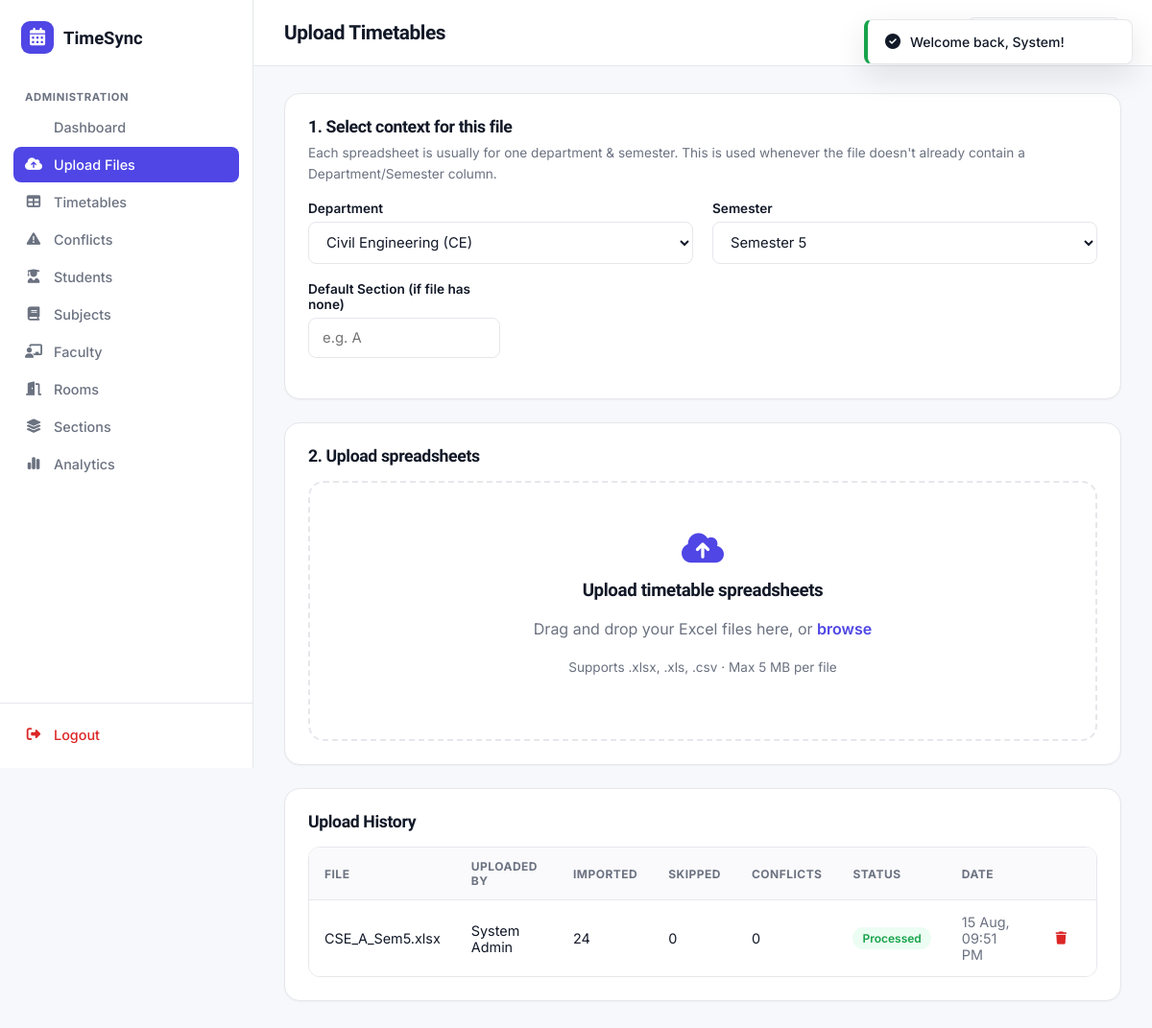
The app's page /admin/upload.php (signed in) with its own data.
### tables this page shows
CREATE TABLE uploaded_files (
    id INT AUTO_INCREMENT PRIMARY KEY,
    file_name VARCHAR(255) NOT NULL,
    file_path VARCHAR(255) NOT NULL,
    uploaded_by INT NOT NULL,
    records_imported INT DEFAULT 0,
    records_failed INT DEFAULT 0,
    conflicts_found INT DEFAULT 0,
    status ENUM('processing','completed','failed') DEFAULT 'processing',
    uploaded_at TIMESTAMP DEFAULT CURRENT_TIMESTAMP,
    FOREIGN KEY (uploaded_by) REFERENCES users(id)
);

CREATE TABLE users (
    id INT AUTO_INCREMENT PRIMARY KEY,
    name VARCHAR(120) NOT NULL,
    email VARCHAR(150) NOT NULL UNIQUE,
    password VARCHAR(255) NOT NULL,
    role ENUM('admin','student') NOT NULL DEFAULT 'student',
    created_at TIMESTAMP DEFAULT CURRENT_TIMESTAMP,
    INDEX idx_role (role)
);

### includes/functions.php (called while the page is built, shortened)
<?php
function e(?string $str): string {
    return htmlspecialchars($str ?? '', ENT_QUOTES, 'UTF-8');
}

### admin/upload.php (the view, shortened to what this page needs)
<?php
require_once __DIR__ . '/../includes/functions.php';
$departments = $pdo->query("SELECT * FROM departments ORDER BY name")->fetchAll();
$semesters = $pdo->query("SELECT * FROM semesters ORDER BY semester_number")->fetchAll();
$recentFiles = $pdo->query("SELECT uf.*, u.name AS uploader FROM uploaded_files uf JOIN users u ON u.id = uf.uploaded_by ORDER BY uploaded_at DESC")->fetchAll();
require_once __DIR__ . '/../includes/header.php';
require_once __DIR__ . '/../includes/sidebar.php';
?>
<div class="main-content">
    <div class="topbar">
        <div class="flex gap-16" style="align-items:center;">
            <h1>Upload Timetables</h1>
        </div>
        <a href="<?= BASE_URL ?>/api/download_template.php" class="btn btn-outline btn-sm"><i class="fa-solid fa-download"></i> Sample Template</a>
    </div>
    <div class="page-body">
        <div class="card card-pad mb-24">
            <h3 class="section-title mb-16">1. Select context for this file</h3>
            <p class="text-muted text-sm mb-16" style="margin-top:-10px;">Each spreadsheet is usually for one department & semester. This is used whenever the file doesn't already contain a Department/Semester column.</p>
            <div class="grid grid-2">
                <div class="form-group">
                    <label for="department_id">Department</label>
                    <select id="department_id" class="form-control">
                        <?php foreach ($departments as $d): ?>
                            <option value="<?= $d['id'] ?>"><?= e($d['name']) ?> (<?= e($d['code']) ?>)</option>
                        <?php endforeach; ?>
                    </select>
                </div>
                <div class="form-group">
                    <label for="semester_id">Semester</label>
                    <select id="semester_id" class="form-control">
                        <?php foreach ($semesters as $s): ?>
                            <option value="<?= $s['id'] ?>" <?= $s['semester_number']==5?'selected':'' ?>>Semester <?= $s['semester_number'] ?></option>
                        <?php endforeach; ?>
                    </select>
                </div>
            </div>
            <div class="form-group" style="max-width:200px;">
                <label for="default_section">Default Section (if file has none)</label>
                <input type="text" id="default_section" class="form-control" placeholder="e.g. A" maxlength="5">
            </div>
        </div>
        <div class="card card-pad mb-24">
            <h3 class="section-title mb-16">2. Upload spreadsheets</h3>
            <div id="dropZone" class="drop-zone">
                <i class="fa-solid fa-cloud-arrow-up" style="font-size:2.2rem;color:var(--primary);"></i>
                <h3 class="mt-16">Upload timetable spreadsheets</h3>
                <p class="text-muted">Drag and drop your Excel files here, or <span style="color:var(--primary);font-weight:600;cursor:pointer;" onclick="document.getElementById('fileInput').click()">browse</span></p>
                <p class="text-sm text-muted">Supports .xlsx, .xls, .csv · Max 5 MB per file</p>
            </div>
        </div>
        <div class="card card-pad">
            <h3 class="section-title mb-16">Upload History</h3>
            <?php if (!$recentFiles): ?>
                <div class="empty-state">
                    <div class="empty-icon"><i class="fa-solid fa-file-excel"></i></div>
                    <h3>No files uploaded yet</h3>
                    <p>Your uploaded timetable files will appear here.</p>
                </div>
            <?php else: ?>
            <div class="table-wrap">
                <table class="data-table">
                    <thead><tr><th>File</th><th>Uploaded By</th><th>Imported</th><th>Skipped</th><th>Conflicts</th><th>Status</th><th>Date</th><th></th></tr></thead>
                    <tbody id="fileHistoryBody">
                        <?php foreach ($recentFiles as $f): ?>
                        <tr id="file-row-<?= $f['id'] ?>">
                            <td><?= e($f['file_name']) ?></td>
                            <td><?= e($f['uploader']) ?></td>
                            <td><?= (int)$f['records_imported'] ?></td>
                            <td><?= (int)$f['records_failed'] ?></td>
                            <td><?= (int)$f['conflicts_found'] ?></td>
                            <td>
                                <?php if ($f['status']==='completed'): ?><span class="badge badge-success">Processed</span>
                                <?php elseif ($f['status']==='failed'): ?><span class="badge badge-danger">Failed</span>
                                <?php else: ?><span class="badge badge-muted">Processing</span><?php endif; ?>
                            </td>
                            <td class="text-sm text-muted"><?= date('d M, h:i A', strtotime($f['uploaded_at'])) ?></td>
                            <td><button class="btn btn-ghost btn-sm" onclick="deleteFile(<?= $f['id'] ?>)"><i class="fa-solid fa-trash" style="color:var(--danger);"></i></button></td>
                        </tr>
                        <?php endforeach; ?>
                    </tbody>
                </table>
            </div>
            <?php endif; ?>
        </div>
    </div>
</div>
<?php require_once __DIR__ . '/../includes/footer.php'; ?>

### assets/css/style.css (style rules this page uses)
:root { --primary: #4F46E5; --primary-dark: #4338CA; --primary-light: #EEF2FF; --accent: #0EA5A5; --background: #F7F8FB; --surface: #FFFFFF; --text: #111827; --muted: #6B7280; --border: #E5E7EB; --success: #16A34A; --success-light: #ECFDF3; --warning: #D97706; --warning-light: #FFFBEB; --danger: #DC2626; --danger-light: #FEF2F2; --radius-sm: 8px; --radius: 12px; --radius-lg: 16px; --shadow-sm: 0 1px 2px rgba(17, 24, 39, 0.04); --shadow: 0 4px 16px rgba(17, 24, 39, 0.06); --shadow-lg: 0 12px 32px rgba(17, 24, 39, 0.10); --font-display: 'Sora', sans-serif; --font-body: 'Inter', sans-serif; --sidebar-w: 264px; }
* { box-sizing: border-box; }
body { margin: 0; font-family: var(--font-body); background: var(--background); color: var(--text); -webkit-font-smoothing: antialiased; }
h1, h2, h3, h4, h5, .font-display { font-family: var(--font-display); letter-spacing: -0.02em; color: var(--text); margin: 0; }
a { text-decoration: none; color: inherit; }
p { color: var(--muted); line-height: 1.65; }
.btn { display: inline-flex; align-items: center; justify-content: center; gap: 8px; font-family: var(--font-body); font-weight: 600; font-size: 0.925rem; padding: 11px 20px; border-radius: var(--radius-sm); border: 1px solid transparent; cursor: pointer; transition: all .15s ease; white-space: nowrap; }
.btn-outline { background: var(--surface); color: var(--text); border-color: var(--border); }
.btn-ghost { background: transparent; color: var(--muted); }
.btn-sm { padding: 7px 14px; font-size: 0.825rem; }
.card { background: var(--surface); border: 1px solid var(--border); border-radius: var(--radius-lg); box-shadow: var(--shadow-sm); transition: box-shadow .2s ease, transform .2s ease; }
.card-pad { padding: 24px; }
.badge { display: inline-flex; align-items: center; gap: 5px; padding: 4px 10px; border-radius: 999px; font-size: 0.75rem; font-weight: 600; }
.badge-success { background: var(--success-light); color: var(--success); }
label { display: block; font-size: 0.85rem; font-weight: 600; margin-bottom: 6px; color: var(--text); }
.form-group { margin-bottom: 18px; }
.form-control, select.form-control { width: 100%; padding: 11px 14px; border: 1px solid var(--border); border-radius: var(--radius-sm); font-family: var(--font-body); font-size: 0.925rem; background: var(--surface); color: var(--text); transition: border-color .15s ease, box-shadow .15s ease; }
.table-wrap { overflow-x: auto; border-radius: var(--radius); border: 1px solid var(--border); }
table.data-table { width: 100%; border-collapse: collapse; min-width: 640px; background: var(--surface); }
table.data-table th { text-align: left; font-size: 0.75rem; text-transform: uppercase; letter-spacing: .04em; color: var(--muted); padding: 12px 16px; background: #FAFAFC; position: sticky; top: 0; border-bottom: 1px solid var(--border); }
table.data-table td { padding: 14px 16px; border-bottom: 1px solid var(--border); font-size: 0.9rem; }
table.data-table tr:last-child td { border-bottom: none; }
.main-content { flex: 1; min-width: 0; }
.topbar { display: flex; align-items: center; justify-content: space-between; padding: 18px 32px; background: var(--surface); border-bottom: 1px solid var(--border); position: sticky; top: 0; z-index: 50; }
.topbar h1 { font-size: 1.3rem; }
.page-body { padding: 28px 32px; max-width: 1400px; }
.grid { display: grid; gap: 20px; }
.grid-2 { grid-template-columns: repeat(2, 1fr); }
.section-title { font-size: 1.1rem; margin-bottom: 4px; }
.flex { display: flex; }
.gap-16 { gap: 16px; }
.mt-16 { margin-top:16px; }
.mb-16 { margin-bottom:16px; }
.mb-24 { margin-bottom:24px; }
.text-muted { color: var(--muted); }
.text-sm { font-size: 0.85rem; }

### admin/upload.php (style rules this page uses)
.drop-zone { border: 2px dashed var(--border); border-radius: var(--radius-lg); padding: 50px 20px; text-align: center; transition: all .15s ease; cursor: pointer; }

### records on screen
uploaded_files: file_name "CSE_A_Sem5.xlsx", uploaded_by.name "System Admin", records_imported "24", records_failed "0", conflicts_found "0", status "Processed", uploaded_at "15 Aug, 09:51 PM"

### other values on screen
$link['label'] "Dashboard"
$link['label'] "Upload Files"
$link['label'] "Timetables"
$link['label'] "Conflicts"
$link['label'] "Students"
$link['label'] "Subjects"
$link['label'] "Faculty"
$link['label'] "Rooms"
$link['label'] "Sections"
$link['label'] "Analytics"
form field value "Civil Engineering (CE)"
